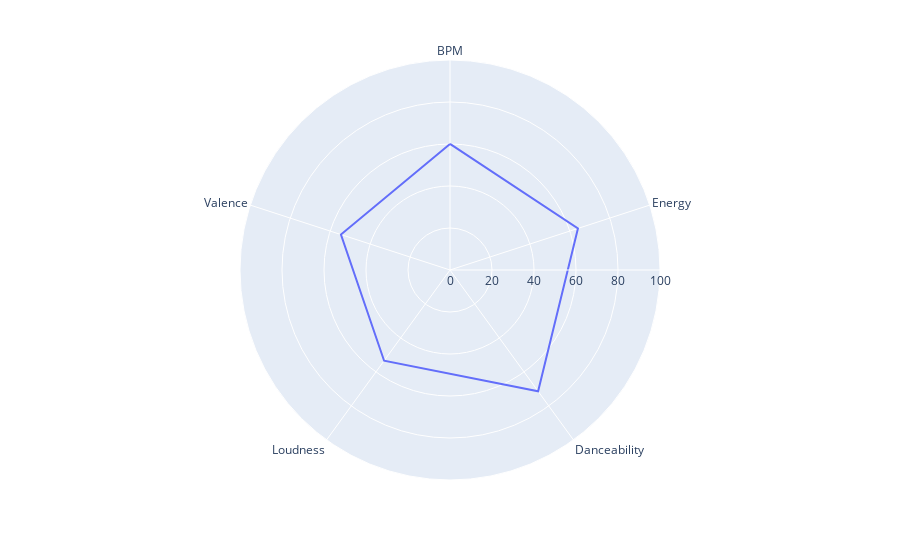

The notebook cell this image was saved under:
### Code cell
tab_med = tabela.mean()
graph = pl.line_polar(r=tab_med.values, theta=tab_med.index, range_r=[0, 100], line_close=True)

display(graph)

### Figure 1 — Plotly figure (JSON) as saved in the notebook; plotly's stock layout.template omitted (floating-point values rounded to 4 significant figures)
{"data": [{"hovertemplate": "r=%{r}<br>theta=%{theta}<extra></extra>", "legendgroup": "", "line": {"color": "#636efa", "dash": "solid"}, "marker": {"symbol": "circle"}, "mode": "lines", "name": "", "r": [60.03, 64.06, 71.38, 53.4, 54.6, 60.03], "showlegend": false, "subplot": "polar", "theta": ["BPM", "Energy", "Danceability", "Loudness", "Valence", "BPM"], "type": "scatterpolar"}], "layout": {"legend": {"tracegroupgap": 0}, "margin": {"t": 60}, "polar": {"angularaxis": {"direction": "clockwise", "rotation": 90}, "domain": {"x": [0, 1], "y": [0, 1]}, "radialaxis": {"range": [0, 100]}}}}
